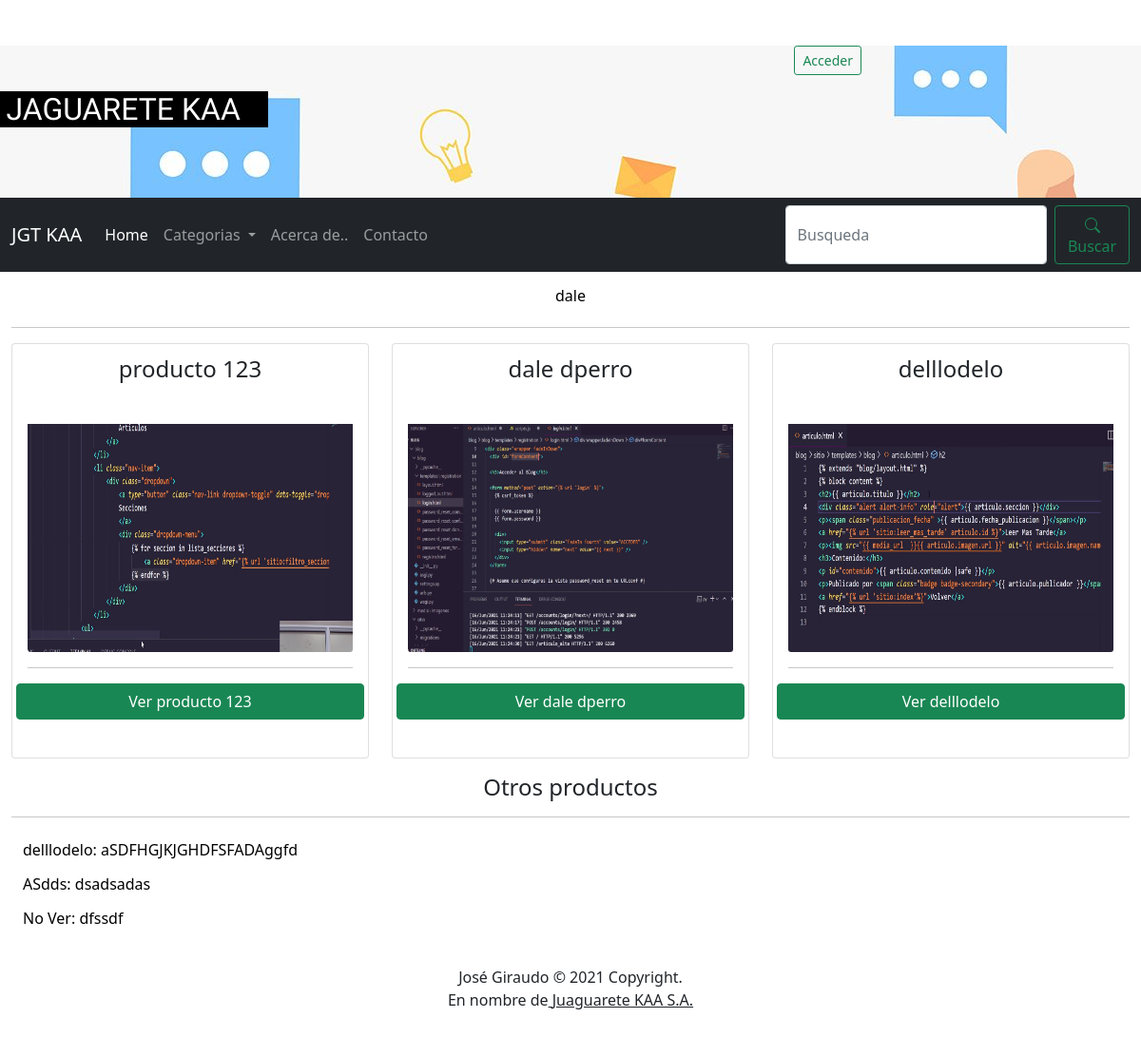
Screenshot of /categoria/2 with the database file from the repository.
### pagina/models.py (models this page shows, shortened)
class Categoria(models.Model):
    descripcion = models.CharField(max_length=50)
    def __str__(self):
        return self.descripcion

class Item(models.Model):
    categoria = models.ForeignKey(Categoria, on_delete=models.CASCADE, related_name="clasificacion")
    titulo = models.CharField(max_length=100, null=False)
    precio = models.IntegerField(default=0)
    contenido = models.CharField(max_length=1000, null=False)
    fecha_creacion = models.DateTimeField(auto_now_add=True)
    ultima_edicion = models.DateTimeField(auto_now=True)
    imagen = models.ImageField(upload_to='images/', null=True)
    editor = models.ForeignKey(User, on_delete=models.CASCADE, related_name="publicador")

### pagina/views.py (the view)
# urls.py: path('categoria/<int:categoria_id>', views.filtroCategoria, name="categoria"),
def filtroCategoria(request, categoria_id):
    filtro = get_object_or_404(Categoria, id=categoria_id)
    items = Item.objects.all()
    items = items.filter(categoria=filtro)
    return render(request, 'pagina/index.html', {
        "lista_items": items,
        "lista_categorias": Categoria.objects.all(),
        "categoria_filtro": filtro
    })

### pagina/templates/pagina/index.html (shortened to what this page needs)
{% extends 'pagina/layout.html' %}
{% block content %}
    <div class="container-fluid">
    <div class="text-center"
            style="
                font-weight: 500;
                font-size: 1em;
                color: #000;
                padding: 0.3em;
                margin-top: 0.5em;
            "
    >
        {% if categoria_filtro %}
            <div>{{ categoria_filtro }}</div>
        {% else %}
            Todas las categorías
        {% endif %}
    </div>
    <hr />
        <div class="row">
        {% for un_item in lista_items %}
            {% if forloop.counter <= 3 %}
                    <div class="col-md-4">
                        <div class="card">
                            <div class="card-title text-center">
                                <h4 style="padding:0.5em;">{{un_item.titulo}}</h4>
                            </div>
                            <div class="card-body">
                                <div class="text-center" >
                                    <p><img
                                        src="{{ media_url }}{{ un_item.imagen.url }}"
                                        class="card-img-bottom img-fluid"
                                        alt="{{ un_item.imagen.name }}"
                                        style="min-height:15em;"
                                    /></p>
                                </div>
                                <hr />
                                <div class="row">
                                    <a class="btn btn-success" href="{% url 'pagina:vista' un_item.id %}">Ver {{un_item.titulo}}</a>
                                </div>
                                <br />
                            </div>
                        </div>
                    </div>
                {% endif %}
        {% endfor %}
        </div>
        <div class="mt-3 mb-3">
            <div class="text-center">
                <h4>Otros productos</h4>
                <hr>
            </div>
            <div class="row">
                {% for un_item in lista_items %}
                   {% if forloop.counter >= 3 and forloop.counter <= 10 %}
                    <div class="d-grip">
                        <a class="btn btn-outline-info" style="text-decoration: none; border: none; color: black;" href="{% url 'pagina:vista' un_item.id %}" >{{un_item.titulo}}: {{un_item.contenido}}</a>
                    </div>
                   {% endif %}
                {% endfor %}
            </div>
        </div>
</div>
{% endblock %}

### pagina/templates/pagina/layout.html (shortened to what this page needs)
{% load static %}
<!DOCTYPE html>
<html>
    <head>
        <link href="https://cdn.jsdelivr.net/npm/bootstrap@5.0.2/dist/css/bootstrap.min.css" rel="stylesheet">
    </head>
    <body style="background-color:light-blue;">
        <header class="">
            <div class=""
                style="
                    background-image: url({% static 'images/logo.jpg' %});
                    min-height: 10em;
                "
            >
                <div class="mt-5 row">
                <div class="col-sm-12 col-md-3 mt-5">
                    <h2 style="padding-left: 0.2em; font-family: 'Zen Tokyo Zoo', cursive; background-color: #000; color: #FFF;" class=>JAGUARETE KAA</h2>
                </div>
                <div class="col-sm-12 col-md-3">
                </div>
                <div id="bloque_login" class="col-12 col-md-6" style="text-align: right; align-items: right;">
                    {% if user.is_authenticated %}
                    <div class="row" style="margin-top: 8em;">
                        <div class="col-sm-12 col-md-4">
                        </div>
                        <div class="col-sm-12 col-md-5">
                            <p style="text-align:center; background-color: rgba(247, 247, 77, 0.59); font-weight: 500; font-size: 1.3em; color: #000;">Estas conectado como: {{ user.get_username }}</p>
                        </div>
                        <div class="col-md-3 col-sm-12">
                            <a style="margin-right: 0.2em;" role="button" class="btn btn-danger btn-sm" href="{% url 'logout' %}?next={{request.path}}">
                                Salir
                            </a>
                        </div>
                    </div>
                    {% else %}
                    <div class="col-sm-12 col-md-6 col-lg-6">
                        <a role="button" class="btn btn-outline-success btn-sm" href="{% url 'login' %}?next={{request.path}}">Acceder</a>
                    </div>
                    {% endif %}
                </div>
                </div>
            </div>
        </header>
        <nav class="navbar navbar-expand-lg navbar-dark bg-dark">
            <div class="container-fluid">
                <a class="navbar-brand" href="#">JGT KAA</a>
                <div class="collapse navbar-collapse" id="navbarSupportedContent">
                <ul class="navbar-nav me-auto mb-2 mb-lg-0">
                    <li class="nav-item">
                        <a class="nav-link active" aria-current="page" href="{% url 'pagina:index' %}">Home</a>
                    </li>
                    <li class="nav-item dropdown">
                        <div class="dropdown">
                            <a class="nav-link dropdown-toggle" href="#" id="navbarDropdown" type="button" data-bs-toggle="dropdown" aria-expanded="false">
                            Categorias
                            </a>
                        </div>
                    </li>
                    <li class="nav-item">
                        <a class="nav-link" href="{% url 'pagina:acercade' %}">Acerca de..</a>
                    </li>
                    <li class="nav-item">
                        <a class="nav-link" href="{% url 'pagina:contacto' %}">Contacto</a>
                    </li>
                </ul>
                <form class="d-flex" method='GET'>
                    <input class="form-control me-2" type="text" placeholder="Busqueda" name="buscar">
                    <button class="btn btn-outline-success" type="submit">
                         Buscar
                    </button>
                </form>
                </div>
            </div>
        </nav>
        {% block content %}
        {% endblock %}
        <footer class="page-footer font-small">
            <div class="footer-copyright text-center py-3">José Giraudo © 2021 Copyright.
                <p>En nombre de<a href="{% url 'pagina:contacto' %}" class="link-dark"> Juaguarete KAA S.A.</a></p>
            </div>
        </footer>
    </body>
</html>

### rows the page displays
Categoria: descripcion "dale"
Item: titulo "producto 123", imagen (picture)
Item: titulo "dale dperro", imagen (picture)
Item: titulo "delllodelo", imagen (picture), contenido "aSDFHGJKJGHDFSFADAggfd"
Item: titulo "ASdds", contenido "dsadsadas"
Item: titulo "No Ver", contenido "dfssdf"
